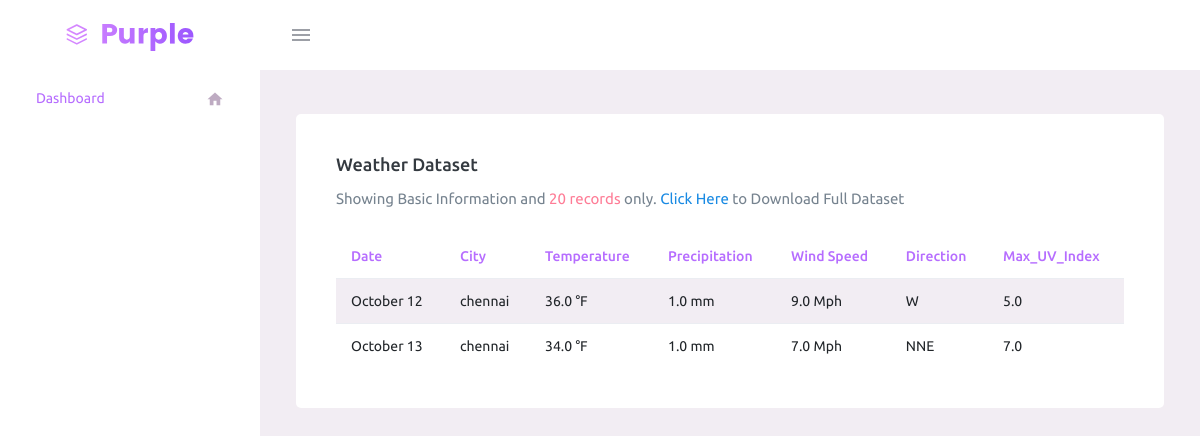
/dataset/, run on the app's committed database.
### Scrap_app/models.py (models this page shows)
class Weather(models.Model):
    date1 = models.CharField(max_length=20,null=True)
    city = models.CharField(max_length=25,null=True)
    temperature = models.FloatField(default=0.0)
    Precipitation = models.FloatField(default=0.0)
    Windspeed = models.FloatField(default=0.0)
    Wind_direction = models.CharField(max_length=5,null=True)
    Max_UV_Index = models.FloatField(default=0.0)

### Scrap_app/views.py (the view)
# urls.py: path('dataset/', views.dataset, name='dataset'),
def dataset(request):
    Outputs = {"Outputs": Weather.objects.all()}
    return render(request, 'dataset.html', Outputs)

### templates/dataset.html (shortened to what this page needs)
<!DOCTYPE html>
<html lang="en">
  <head>
    <link rel="stylesheet" href="../static/assets/vendors/mdi/css/materialdesignicons.min.css">
    <link rel="stylesheet" href="../static/assets/vendors/css/vendor.bundle.base.css">
    <link rel="stylesheet" href="../static/assets/css/style.css">
  </head>
  <body>
    <div class="container-scroller">
      <nav class="navbar default-layout-navbar col-lg-12 col-12 p-0 fixed-top d-flex flex-row">
        <div class="text-center navbar-brand-wrapper d-flex align-items-center justify-content-center">
          <a class="navbar-brand brand-logo " href="#"><img src="../static/assets/images/logo.svg" alt="logo" /></a>
        </div>
        <div class="navbar-menu-wrapper d-flex align-items-stretch">
          <button class="navbar-toggler navbar-toggler align-self-center" type="button" data-toggle="minimize">
            <span class="mdi mdi-menu"></span>
          </button>
        </div>
      </nav>
      <div class="container-fluid page-body-wrapper">
        <nav class="sidebar sidebar-offcanvas" id="sidebar">
          <ul class="nav">
            <li class="nav-item">
              <a class="nav-link" href="/index">
                <span class="menu-title text-primary">Dashboard</span>
                <i class="mdi mdi-home menu-icon"></i>
              </a>
            </li>
          </ul>
        </nav>
        <div class="main-panel">
          <div class="content-wrapper">
            <div class="row">
              <div class="col-lg-12 grid-margin stretch-card">
                <div class="card">
                  <div class="card-body">
                    <h4 class="card-title">Weather Dataset</h4>
                    <p class="card-description"> Showing Basic Information and <span class="text-danger">20 records</span> only. <a href="/getcsv" class="text-primary"><span class="text-info">Click Here </span></a>to Download Full Dataset
                    </p>
                    <table class="table table-striped">
                      <thead class="text-primary" style="font-weight: bold">
                        <tr>
                          <th> Date </th>
                          <th> City </th>
                          <th> Temperature </th>
                          <th> Precipitation </th>
                          <th> Wind Speed </th>
                          <th> Direction </th>
                          <th> Max_UV_Index </th>
                        </tr>
                      </thead>
                      <tbody>
                      {% if Outputs %}
                      {% for result in Outputs %}
                        <tr>
                          <td>{{result.date1}} </td>
                          <td>{{result.city}} </td>
                          <td>{{result.temperature}} °F</td>
                          <td>{{result.Precipitation}} mm</td>
                          <td>{{result.Windspeed}} Mph</td>
                          <td>{{result.Wind_direction}}</td>
                          <td>{{result.Max_UV_Index}}</td>
                        </tr>
                      {% endfor %}
                      {% endif %}
                      </tbody>
                    </table>
                  </div>
                </div>
              </div>
            </div>
          </div>
        </div>
      </div>
    </div>
  </body>
</html>

### data on the page
Weather: date1 "October 12", city "chennai", temperature "36.0", Precipitation "1.0", Windspeed "9.0", Wind_direction "W", Max_UV_Index "5.0"
Weather: date1 "October 13", city "chennai", temperature "34.0", Precipitation "1.0", Windspeed "7.0", Wind_direction "NNE", Max_UV_Index "7.0"
